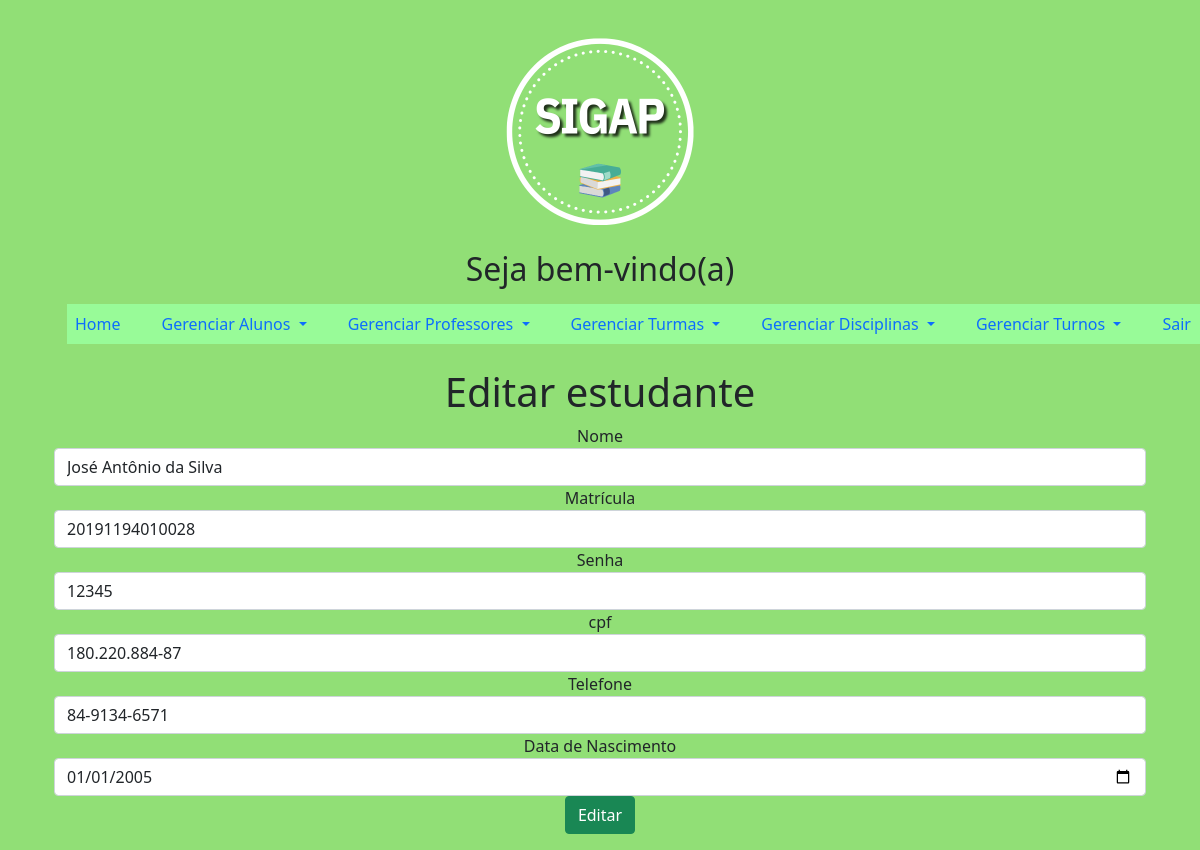
The page /principalAdmin.php?page=editarAlunos&idAluno=2 on the database its author committed.
### tables this page shows
CREATE TABLE `aluno` (
  `idAluno` int(11) NOT NULL,
  `nome` varchar(45) NOT NULL,
  `matrícula` varchar(45) NOT NULL,
  `senha` varchar(45) NOT NULL,
  `cpf` varchar(20) NOT NULL,
  `telefone` varchar(20) NOT NULL,
  `data_nascimento` date NOT NULL
);

### editarAlunos.php (the view, shortened to what this page needs)
<?php
     include_once('conexao.php');
    $sql = "SELECT * FROM aluno WHERE idAluno=".$_REQUEST['idAluno'];
	$res = $mysqli->query($sql);
	$row = $res->fetch_object();
?>
<div class="row">
    <div class="col-12">
        <h1>Editar estudante</h1>
        <form action="?page=salvarAlunos" method="POST">
            <div class="form-group">
                <label for="nome">Nome</label>
                <input value="<?php print $row->nome ?>" name="nome" required type="text" id="nome" class="form-control" placeholder="Nome">
            </div>
            <div class="form-group">
                <label for="matrícula">Matrícula</label>
                <input value="<?php print $row->matrícula ?>" name="matrícula" required type="varchar" class="form-control" placeholder="matrícula">
            </div>
            <div class="form-group">
                <label for="grupo">Senha</label>
                <input value="<?php print $row->senha ?>" name="senha" required type="text" id="senha" class="form-control" placeholder="senha">
            </div>
			<div class="form-group">
                <label for="cpf">cpf</label>
                <input value="<?php print $row->cpf ?>" name="cpf" required type="varchar" id="cpf" class="form-control" placeholder="cpf">
            </div>
			<div class="form-group">
                <label for="telefone">Telefone</label>
                <input value="<?php print $row->telefone ?>" name="telefone" required type="tel" id="telefone" class="form-control" placeholder="Telefone">
            </div>
			<div class="form-group">
                <label for="data_nascimento">Data de Nascimento</label>
                <input value="<?php print $row->data_nascimento ?>" name="data_nascimento" required type="date" id="data_nascimento" class="form-control" placeholder="date">
            </div>
            <div class="mb-3">
		    <button type="hidden" class="btn btn-success">Editar</button>
	        </div>
        </form>
    </div>
</div>

### principalAdmin.php (style rules this page uses)
body { background-color: #91DF76; }
.row { text-align: center; }

### rows shown on the page
aluno: nome "José Antônio da Silva", matrícula "20191194010028", senha "12345", cpf "180.220.884-87", telefone "84-9134-6571", data_nascimento "01/01/2005"
